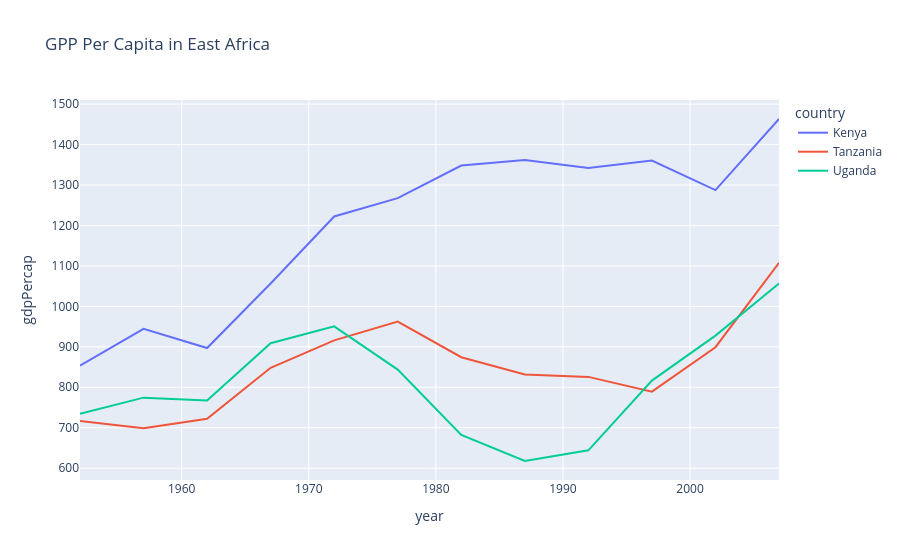

The code cell stored with this chart in its notebook:
### Code cell
df_east_africa = df[df['country'].isin(['Kenya', 'Uganda', 'Tanzania'])]

fig = px.line(df_east_africa, x='year', y='gdpPercap', color='country', 
              title = 'GPP Per Capita in East Africa')
fig.show()

### Figure 1 — Plotly figure (JSON) as saved in the notebook; plotly's stock layout.template omitted (floating-point values rounded to 4 significant figures)
{"data": [{"hovertemplate": "country=Kenya<br>year=%{x}<br>gdpPercap=%{y}<extra></extra>", "legendgroup": "Kenya", "line": {"color": "#636efa", "dash": "solid"}, "marker": {"symbol": "circle"}, "mode": "lines", "name": "Kenya", "orientation": "v", "showlegend": true, "type": "scatter", "x": [1952, 1957, 1962, 1967, 1972, 1977, 1982, 1987, 1992, 1997, 2002, 2007], "xaxis": "x", "y": [853.5, 944.4, 897.0, 1057.0, 1222.0, 1268.0, 1348.0, 1362.0, 1342.0, 1360.0, 1288.0, 1463.0], "yaxis": "y"}, {"hovertemplate": "country=Tanzania<br>year=%{x}<br>gdpPercap=%{y}<extra></extra>", "legendgroup": "Tanzania", "line": {"color": "#EF553B", "dash": "solid"}, "marker": {"symbol": "circle"}, "mode": "lines", "name": "Tanzania", "orientation": "v", "showlegend": true, "type": "scatter", "x": [1952, 1957, 1962, 1967, 1972, 1977, 1982, 1987, 1992, 1997, 2002, 2007], "xaxis": "x", "y": [716.7, 698.5, 722.0, 848.2, 916.0, 962.5, 874.2, 831.8, 825.7, 789.2, 899.1, 1107.0], "yaxis": "y"}, {"hovertemplate": "country=Uganda<br>year=%{x}<br>gdpPercap=%{y}<extra></extra>", "legendgroup": "Uganda", "line": {"color": "#00cc96", "dash": "solid"}, "marker": {"symbol": "circle"}, "mode": "lines", "name": "Uganda", "orientation": "v", "showlegend": true, "type": "scatter", "x": [1952, 1957, 1962, 1967, 1972, 1977, 1982, 1987, 1992, 1997, 2002, 2007], "xaxis": "x", "y": [734.8, 774.4, 767.3, 908.9, 950.7, 843.7, 682.3, 617.7, 644.2, 816.6, 927.7, 1056.0], "yaxis": "y"}], "layout": {"legend": {"title": {"text": "country"}, "tracegroupgap": 0}, "title": {"text": "GPP Per Capita in East Africa"}, "xaxis": {"anchor": "y", "domain": [0, 1], "title": {"text": "year"}}, "yaxis": {"anchor": "x", "domain": [0, 1], "title": {"text": "gdpPercap"}}}}
